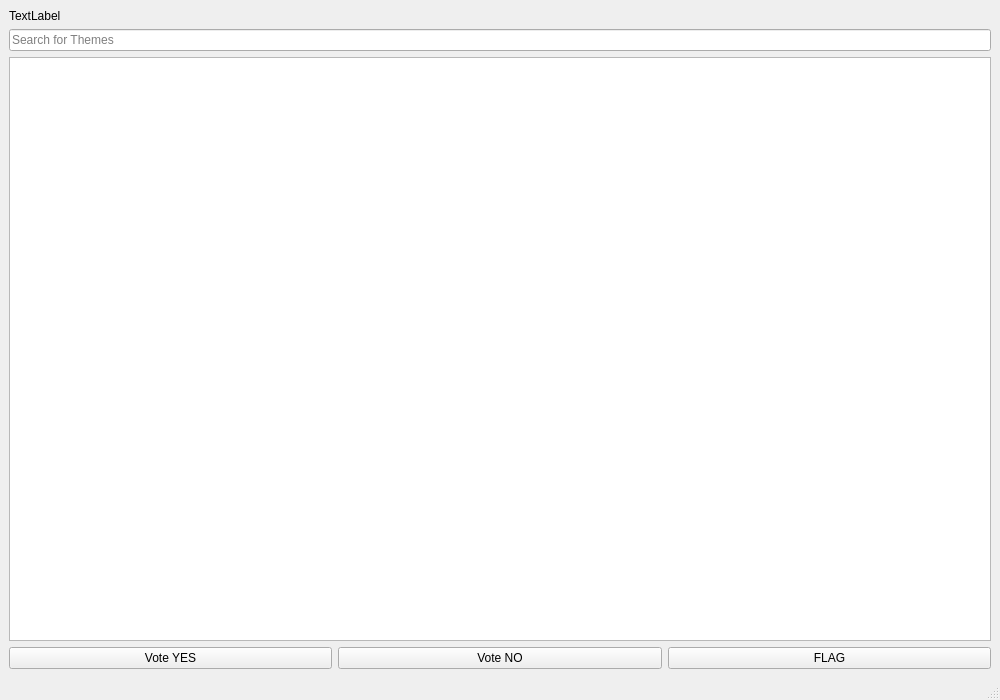
<?xml version="1.0" encoding="UTF-8"?>
<ui version="4.0">
 <class>VotingWindow</class>
 <widget class="QMainWindow" name="VotingWindow">
  <property name="geometry">
   <rect>
    <x>0</x>
    <y>0</y>
    <width>1000</width>
    <height>700</height>
   </rect>
  </property>
  <property name="minimumSize">
   <size>
    <width>1000</width>
    <height>700</height>
   </size>
  </property>
  <property name="maximumSize">
   <size>
    <width>16777214</width>
    <height>16777215</height>
   </size>
  </property>
  <property name="windowTitle">
   <string>MainWindow</string>
  </property>
  <widget class="QWidget" name="centralwidget">
   <layout class="QVBoxLayout" name="verticalLayout">
    <item>
     <widget class="QLabel" name="label_status">
      <property name="text">
       <string>TextLabel</string>
      </property>
     </widget>
    </item>
    <item>
     <widget class="QLineEdit" name="text_theme_search">
      <property name="placeholderText">
       <string>Search for Themes</string>
      </property>
     </widget>
    </item>
    <item>
     <widget class="QListWidget" name="list_themes"/>
    </item>
    <item>
     <layout class="QHBoxLayout" name="horizontalLayout">
      <item>
       <widget class="QPushButton" name="btn_vote_yes">
        <property name="text">
         <string>Vote YES</string>
        </property>
       </widget>
      </item>
      <item>
       <widget class="QPushButton" name="btn_vote_no">
        <property name="text">
         <string>Vote NO</string>
        </property>
       </widget>
      </item>
      <item>
       <widget class="QPushButton" name="btn_flag">
        <property name="text">
         <string>FLAG</string>
        </property>
       </widget>
      </item>
     </layout>
    </item>
   </layout>
  </widget>
  <widget class="QMenuBar" name="menubar">
   <property name="geometry">
    <rect>
     <x>0</x>
     <y>0</y>
     <width>1000</width>
     <height>21</height>
    </rect>
   </property>
  </widget>
  <widget class="QStatusBar" name="statusbar"/>
  <action name="actionAbout_pyJAMa">
   <property name="text">
    <string>About pyJAMa</string>
   </property>
  </action>
  <action name="actionCheck_for_Updates">
   <property name="text">
    <string>Check for Updates</string>
   </property>
  </action>
  <action name="actionInput_token">
   <property name="text">
    <string>Input Token</string>
   </property>
  </action>
  <action name="actionTest_Connection">
   <property name="text">
    <string>Test Connection</string>
   </property>
  </action>
  <action name="actionReload_all_Data">
   <property name="text">
    <string>Reload all Data</string>
   </property>
  </action>
  <action name="actionQuit">
   <property name="text">
    <string>Quit</string>
   </property>
  </action>
 </widget>
 <resources/>
 <connections/>
</ui>
